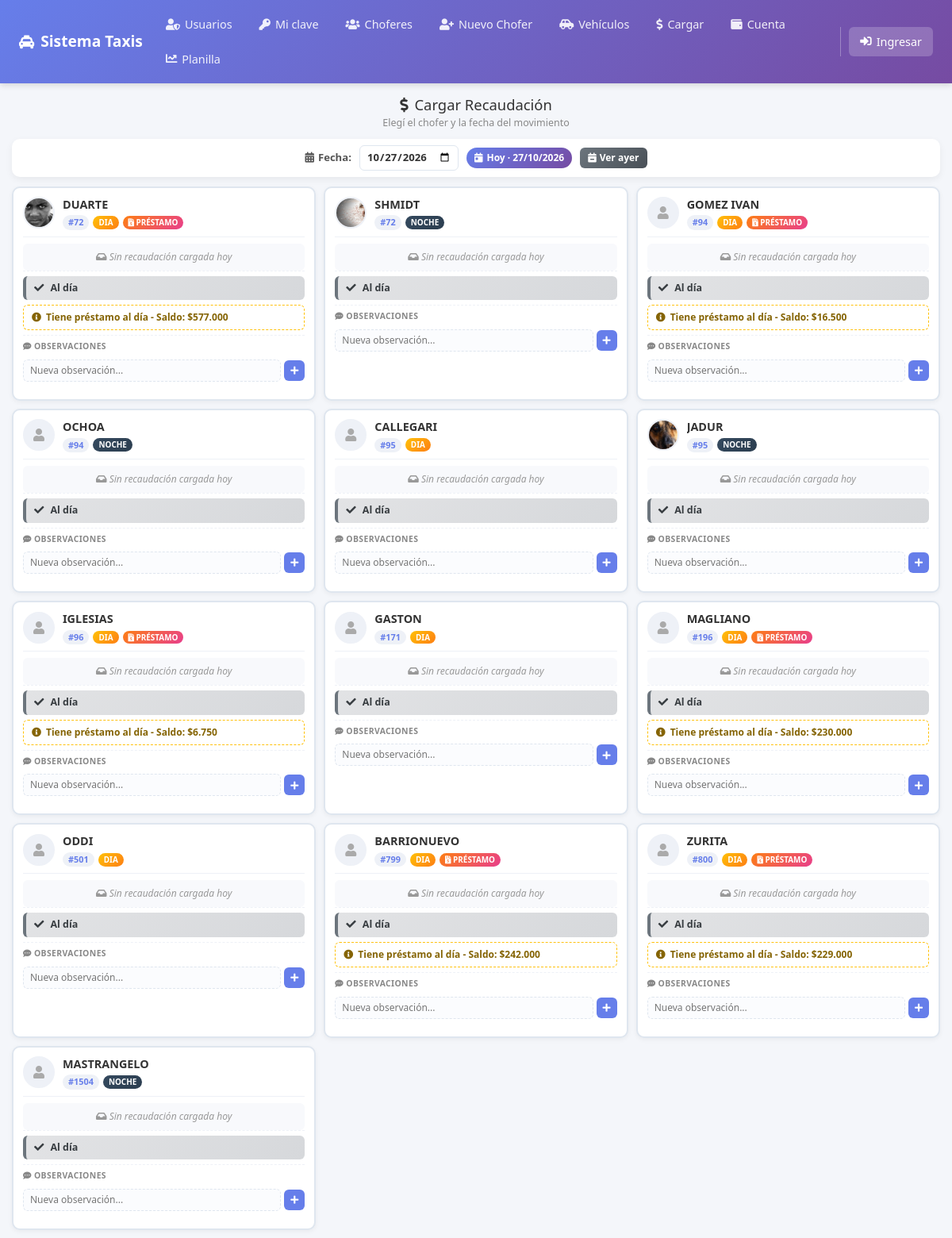
The page /php/cargar_selector.php on the database its author committed.
### tables this page shows
CREATE TABLE `choferes` (
  `id` int(11) NOT NULL AUTO_INCREMENT,
  `nombre` varchar(50) NOT NULL,
  `cel` varchar(15) NOT NULL DEFAULT '',
  `email` varchar(40) NOT NULL DEFAULT '',
  `barrio` varchar(50) NOT NULL DEFAULT '',
  `dir` varchar(50) NOT NULL DEFAULT '',
  `cp` varchar(5) NOT NULL DEFAULT '',
  `foto` varchar(50) DEFAULT NULL,
  `activo` tinyint(1) NOT NULL DEFAULT 1,
  `fecha_alta` date NOT NULL,
  PRIMARY KEY (`id`)
);

### php/cargar_selector.php (the view, shortened to what this page needs)
<?php
$con = conexion();
$con->set_charset("utf8mb4");
$fecha_filtro = $_GET['fecha'] ?? date('Y-m-d');
$fecha_dt = new DateTime($fecha_filtro);
$fecha_mostrar = $fecha_dt->format('d/m/Y');
$es_hoy  = ($fecha_filtro === date('Y-m-d'));
$es_ayer = ($fecha_filtro === date('Y-m-d', strtotime('-1 day')));
if ($es_hoy) {
    $titulo_recauda = "Movimiento de hoy ($fecha_mostrar)";
    $aviso_sin = "Sin recaudación cargada hoy";
} elseif ($es_ayer) {
    $titulo_recauda = "Movimiento de ayer ($fecha_mostrar)";
    $aviso_sin = "Sin recaudación cargada ayer";
} else {
    $titulo_recauda = "Movimiento del $fecha_mostrar";
    $aviso_sin = "Sin recaudación cargada el $fecha_mostrar";
}
$sql = "
    SELECT
        c.id,
        c.nombre,
        c.cel,
        c.foto,
        a.turno,
        v.movil,
        v.marca,
        v.modelo,
        v.dominio,
        COALESCE((
            SELECT SUM(monto) FROM cuenta_corriente
            WHERE chofer_id = c.id AND fecha <= ?
            AND descripcion NOT LIKE '%Pago cuota%'
        ), 0) AS saldo_acumulado,
        (
            SELECT MIN(fecha) FROM cuenta_corriente
            WHERE chofer_id = c.id AND monto < 0 AND fecha <= ?
        ) AS primera_deuda_fecha,
        r.abono_diario  AS r_abono_diario,
        r.total         AS r_total,
        r.mp            AS r_mp,
        r.ft            AS r_ft,
        r.debe          AS r_debe,
        r.id            AS r_id
    FROM choferes c
    LEFT JOIN asignaciones_auto a ON a.chofer_id = c.id AND a.activa = 1
    LEFT JOIN vehiculos v ON v.id = a.vehiculo_id
    LEFT JOIN recauda r ON r.chofer_id = c.id AND r.fecha = ?
    WHERE c.activo = 1
    ORDER BY v.movil ASC, a.turno ASC, c.nombre ASC
";
$stmt = $con->prepare($sql);
$stmt->bind_param("sss", $fecha_filtro, $fecha_filtro, $fecha_filtro);
$stmt->execute();
$result = $stmt->get_result();
$choferes = $result->fetch_all(MYSQLI_ASSOC);
$prestamos_por_chofer = [];
$res_prestamos = $con->query("
    SELECT pr.id, pr.chofer_id, pr.valor_cuota, pr.monto_total, pr.cuotas, pr.cuotas_pagas, pr.estado, pr.estado_mora,
           COALESCE((SELECT SUM(monto) FROM prestamos_pagos WHERE prestamo_id = pr.id), 0) AS total_pagado
    FROM prestamos pr
    WHERE pr.estado = 'ACTIVO'
");
if ($res_prestamos) {
    while ($pr = $res_prestamos->fetch_assoc()) {
        $prestamos_por_chofer[(int)$pr['chofer_id']][] = $pr;
    }
}
?>
<!doctype html>
<html lang="es">
<head>
    <link rel="stylesheet" href="../css/bootstrap.min.css">
    <link rel="stylesheet" href="../css/all.min.css">
</head>
<body>
    <?php include "menu.php"; ?>
    <div class="page-wrapper">
        <h1 class="page-title"><i class="fas fa-dollar-sign"></i> Cargar Recaudación</h1>
        <p class="subtitle">Elegí el chofer y la fecha del movimiento</p>
        <div class="fecha-filtro-container">
            <form method="GET" action="cargar_selector.php" style="display: flex; align-items: center; gap: 10px; margin: 0;">
                <label for="fecha"><i class="fas fa-calendar-alt"></i> Fecha:</label>
                <input type="date" id="fecha" name="fecha" value="<?php echo htmlspecialchars($fecha_filtro); ?>" max="<?php echo date('Y-m-d'); ?>" onchange="this.form.submit()">
            </form>
            <?php if ($es_hoy): ?>
                <span class="badge-fecha-actual"><i class="fas fa-calendar-day"></i> Hoy · <?php echo $fecha_mostrar; ?></span>
            <?php elseif ($es_ayer): ?>
                <span class="badge-fecha-actual" style="background: linear-gradient(135deg, #6c757d, #495057);"><i class="fas fa-calendar-minus"></i> Ayer · <?php echo $fecha_mostrar; ?></span>
            <?php else: ?>
                <span class="badge-fecha-actual" style="background: linear-gradient(135deg, #17a2b8, #0dcaf0);"><i class="fas fa-calendar"></i> <?php echo $fecha_mostrar; ?></span>
            <?php endif; ?>
            <?php if (!$es_ayer): ?>
                <a href="cargar_selector.php?fecha=<?php echo date('Y-m-d', strtotime('-1 day')); ?><?php echo $param_nueva; ?>" class="btn-fecha btn-ayer"><i class="fas fa-calendar-minus"></i> Ver ayer</a>
            <?php endif; ?>
        </div>
        <?php if (empty($choferes)): ?>
            <div class="empty-state">
                <i class="fas fa-users-slash"></i>
                <p>No hay choferes activos.</p>
                <p>Creá uno desde <a href="chofer_nuevo.php">Nuevo Chofer</a>.</p>
            </div>
        <?php else: ?>
            <div class="choferes-grid">
                <?php foreach ($choferes as $c):
                    $saldo = floatval($c['saldo_acumulado']);
                    $tieneAuto = !empty($c['movil']);
                    $tieneRecauda = !is_null($c['r_id']);
                    $fecha_deuda = $c['primera_deuda_fecha'] ?? null;
                    $abono_diario = 0;
                    $deposito     = 0;
                    $debe         = 0;
                    $chofer_id_card = (int)$c['id'];
                    $prestamos_chofer = $prestamos_por_chofer[$chofer_id_card] ?? [];
                    $tiene_prestamo = !empty($prestamos_chofer);
                    $tiene_mora = false;
                    $deuda_prestamo = 0;
                    if ($tiene_prestamo) {
                        if (!$tiene_mora) {
                            $deuda_prestamo = floatval($prestamos_chofer[0]['monto_total']) - floatval($prestamos_chofer[0]['total_pagado']);
                        }
                    }
                ?>
                    <div class="chofer-card" data-chofer-card="<?php echo $chofer_id_card; ?>">
                        <a class="link-ficha" href="cargar.php?chofer=<?php echo $chofer_id_card; ?>&fecha=<?php echo urlencode($fecha_filtro); ?><?php echo $param_nueva; ?>">
                            <div class="card-header-chofer">
                                <?php if (!empty($c['foto'])): ?>
                                    <img src="../images/<?php echo htmlspecialchars($c['foto']); ?>" alt="Foto">
                                <?php else: ?>
                                    <div class="sin-foto"><i class="fas fa-user"></i></div>
                                <?php endif; ?>
                                <div class="chofer-datos">
                                    <div class="chofer-nombre"><?php echo htmlspecialchars($c['nombre']); ?></div>
                                    <div class="chofer-meta">
                                        <?php if ($tieneAuto): ?>
                                            <span class="movil-badge">#<?php echo htmlspecialchars($c['movil']); ?></span>
                                            <span class="badge-turno <?php echo ($c['turno'] === 'DIA') ? 'badge-dia' : 'badge-noche'; ?>">
                                                <?php echo htmlspecialchars($c['turno']); ?>
                                            </span>
                                        <?php else: ?>
                                            <span class="sin-auto-badge"><i class="fas fa-exclamation-triangle"></i> Sin auto</span>
                                        <?php endif; ?>
                                        <?php if ($tiene_prestamo): ?>
                                            <span class="prestamo-badge <?php echo $tiene_mora ? 'mora' : 'al-dia'; ?>">
                                                <i class="fas fa-file-invoice-dollar"></i> <?php echo $tiene_mora ? 'MORA' : 'PRÉSTAMO'; ?>
                                            </span>
                                        <?php endif; ?>
                                    </div>
                                </div>
                            </div>
                            <?php if ($tieneRecauda): ?>
                                <div class="recauda-hoy">
                                    <div class="recauda-titulo"><?php echo $titulo_recauda; ?></div>
                                    <div class="recauda-fila fila-abono">
                                        <span class="etiqueta"><i class="fas fa-file-invoice-dollar"></i> Abono diario:</span>
                                        <span class="valor">$<?php echo number_format($abono_diario, 0, ',', '.'); ?></span>
                                    </div>
                                    <div class="recauda-fila">
                                        <span class="etiqueta"><i class="fas fa-hand-holding-usd"></i> Depósito del chofer:</span>
                                        <span class="valor">$<?php echo number_format($deposito, 0, ',', '.'); ?></span>
                                    </div>
                                    <?php if ($debe > 0.001): ?>
                                        <div class="resultado-dia resultado-deuda"><span><i class="fas fa-exclamation-circle icono"></i> DEUDA DEL DÍA</span><span>-$<?php echo number_format($debe, 0, ',', '.'); ?></span></div>
                                    <?php elseif ($debe < -0.001): ?>
                                        <div class="resultado-dia resultado-favor"><span><i class="fas fa-check-circle icono"></i> A FAVOR DEL DÍA</span><span>+$<?php echo number_format(abs($debe), 0, ',', '.'); ?></span></div>
                                    <?php else: ?>
                                        <div class="resultado-dia resultado-neutro"><span><i class="fas fa-check icono"></i> AL DÍA</span><span>$0</span></div>
                                    <?php endif; ?>
                                </div>
                            <?php else: ?>
                                <div class="sin-recauda"><i class="fas fa-inbox"></i> <?php echo $aviso_sin; ?></div>
                            <?php endif; ?>
                            <div class="estado-chofer">
                                <?php if ($saldo < 0): ?>
                                    <div class="estado-badge estado-deuda"><i class="fas fa-exclamation-circle"></i><span>Deuda desde el <?php echo !empty($fecha_deuda) ? date('d/m/Y', strtotime($fecha_deuda)) : '—'; ?></span><span class="estado-monto">-$<?php echo number_format(abs($saldo), 0, ',', '.'); ?></span></div>
                                <?php elseif ($saldo > 0): ?>
                                    <div class="estado-badge estado-favor"><i class="fas fa-check-circle"></i><span>Saldo a favor</span><span class="estado-monto">+$<?php echo number_format($saldo, 0, ',', '.'); ?></span></div>
                                <?php else: ?>
                                    <div class="estado-badge estado-aldia"><i class="fas fa-check"></i><span>Al día</span></div>
                                <?php endif; ?>
                            </div>
                        </a>
                        <?php if ($tiene_prestamo): ?>
                            <?php if ($tiene_mora): ?>
                                <div class="alerta-prestamo mora" style="margin-top: 6px; background: #fff;">
                                    <i class="fas fa-exclamation-triangle"></i>
                                    <span>PRÉSTAMO EN MORA - Saldo: $<?php echo number_format($deuda_prestamo, 0, ',', '.'); ?></span>
                                </div>
                            <?php else: ?>
                                <div class="alerta-prestamo al-dia" style="margin-top: 6px; background: #fff;">
                                    <i class="fas fa-info-circle"></i>
                                    <span>Tiene préstamo al día - Saldo: $<?php echo number_format($deuda_prestamo, 0, ',', '.'); ?></span>
                                </div>
                            <?php endif; ?>
                        <?php endif; ?>
                        <div class="observacion-container" data-chofer="<?php echo $chofer_id_card; ?>">
                            <label class="observacion-label"><i class="fas fa-comment-dots"></i> Observaciones</label>
                            <div class="observacion-nueva">
                                <input type="text" class="observacion-input" data-chofer="<?php echo $chofer_id_card; ?>" placeholder="Nueva observación..." maxlength="500">
                                <button type="button" class="btn-observacion-agregar" title="Agregar observación" data-chofer="<?php echo $chofer_id_card; ?>" data-fecha="<?php echo htmlspecialchars($fecha_filtro); ?>"><i class="fas fa-plus"></i></button>
                            </div>
                            <small class="observacion-estado" data-chofer="<?php echo $chofer_id_card; ?>"></small>
                        </div>
                    </div>
                <?php endforeach; ?>
            </div>
        <?php endif; ?>
    </div>
</body>
</html>

### rows shown on the page
choferes: foto (picture), nombre "DUARTE", movil "72", turno "DIA", shows "PRÉSTAMO", deuda_prestamo "577.000"
choferes: foto (picture), nombre "SHMIDT", movil "72", turno "NOCHE"
choferes: nombre "GOMEZ IVAN", movil "94", turno "DIA", shows "PRÉSTAMO", deuda_prestamo "16.500"
choferes: nombre "OCHOA", movil "94", turno "NOCHE"
choferes: nombre "CALLEGARI", movil "95", turno "DIA"
choferes: foto (picture), nombre "JADUR", movil "95", turno "NOCHE"
choferes: nombre "IGLESIAS", movil "96", turno "DIA", shows "PRÉSTAMO", deuda_prestamo "6.750"
choferes: nombre "GASTON", movil "171", turno "DIA"
choferes: nombre "MAGLIANO", movil "196", turno "DIA", shows "PRÉSTAMO", deuda_prestamo "230.000"
choferes: nombre "ODDI", movil "501", turno "DIA"
choferes: nombre "BARRIONUEVO", movil "799", turno "DIA", shows "PRÉSTAMO", deuda_prestamo "242.000"
choferes: nombre "ZURITA", movil "800", turno "DIA", shows "PRÉSTAMO", deuda_prestamo "229.000"
choferes: nombre "MASTRANGELO", movil "1504", turno "NOCHE"
